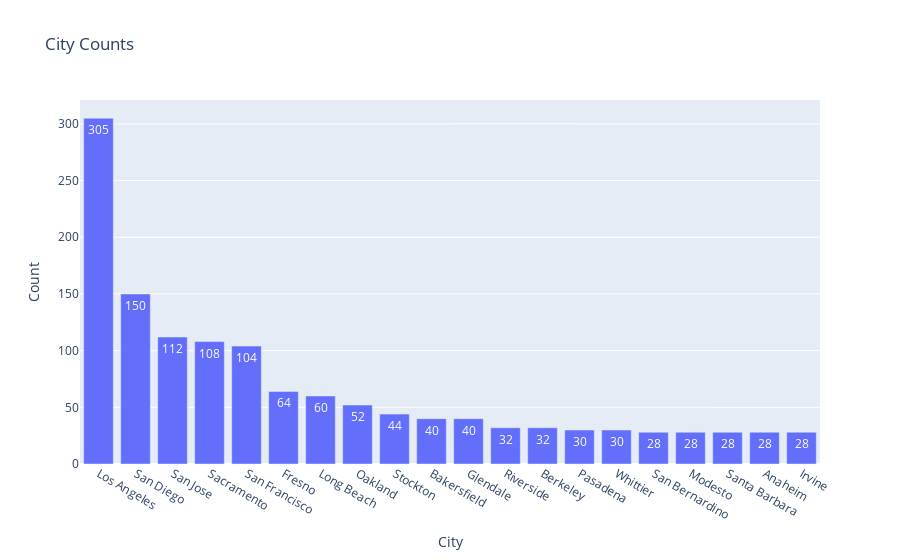

Notebook code for this chart:
### Code cell
fig = px.bar(city_churn.head(20), x='city', y='count', title='City Counts', text='count')
fig.update_layout(
    xaxis_title="City",
    yaxis_title="Count"
)
fig.show()

### Figure 1 — Plotly figure (JSON) as saved in the notebook; plotly's stock layout.template omitted (floating-point values rounded to 4 significant figures)
{"data": [{"hovertemplate": "city=%{x}<br>count=%{text}<extra></extra>", "legendgroup": "", "marker": {"color": "#636efa", "pattern": {"shape": ""}}, "name": "", "orientation": "v", "showlegend": false, "text": [305.0, 150.0, 112.0, 108.0, 104.0, 64.0, 60.0, 52.0, 44.0, 40.0, 40.0, 32.0, 32.0, 30.0, 30.0, 28.0, 28.0, 28.0, 28.0, 28.0], "textposition": "auto", "type": "bar", "x": ["Los Angeles", "San Diego", "San Jose", "Sacramento", "San Francisco", "Fresno", "Long Beach", "Oakland", "Stockton", "Bakersfield", "Glendale", "Riverside", "Berkeley", "Pasadena", "Whittier", "San Bernardino", "Modesto", "Santa Barbara", "Anaheim", "Irvine"], "xaxis": "x", "y": [305, 150, 112, 108, 104, 64, 60, 52, 44, 40, 40, 32, 32, 30, 30, 28, 28, 28, 28, 28], "yaxis": "y"}], "layout": {"barmode": "relative", "legend": {"tracegroupgap": 0}, "title": {"text": "City Counts"}, "xaxis": {"anchor": "y", "domain": [0, 1], "title": {"text": "City"}}, "yaxis": {"anchor": "x", "domain": [0, 1], "title": {"text": "Count"}}}}
